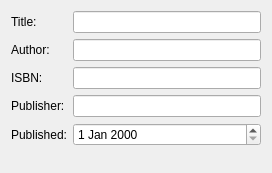
<?xml version="1.0" encoding="UTF-8"?>
<ui version="4.0">
 <class>Form</class>
 <widget class="QWidget" name="Form">
  <property name="geometry">
   <rect>
    <x>0</x>
    <y>0</y>
    <width>272</width>
    <height>173</height>
   </rect>
  </property>
  <property name="windowTitle">
   <string>Form</string>
  </property>
  <layout class="QFormLayout" name="formLayout">
   <item row="0" column="0">
    <widget class="QLabel" name="titleLabel">
     <property name="text">
      <string>Title:</string>
     </property>
    </widget>
   </item>
   <item row="0" column="1">
    <widget class="QLineEdit" name="titleLineEdit"/>
   </item>
   <item row="1" column="0">
    <widget class="QLabel" name="authorLabel">
     <property name="text">
      <string>Author:</string>
     </property>
    </widget>
   </item>
   <item row="1" column="1">
    <widget class="QLineEdit" name="authorLineEdit"/>
   </item>
   <item row="2" column="0">
    <widget class="QLabel" name="iSBNLabel">
     <property name="text">
      <string>ISBN:</string>
     </property>
    </widget>
   </item>
   <item row="2" column="1">
    <widget class="QLineEdit" name="iSBNLineEdit"/>
   </item>
   <item row="3" column="0">
    <widget class="QLabel" name="publisherLabel">
     <property name="text">
      <string>Publisher:</string>
     </property>
    </widget>
   </item>
   <item row="3" column="1">
    <widget class="QLineEdit" name="publisherLineEdit"/>
   </item>
   <item row="4" column="0">
    <widget class="QLabel" name="datePublishedLabel">
     <property name="text">
      <string>Published:</string>
     </property>
    </widget>
   </item>
   <item row="4" column="1">
    <widget class="QDateEdit" name="datePublishedDateEdit"/>
   </item>
  </layout>
 </widget>
 <resources/>
 <connections/>
</ui>
